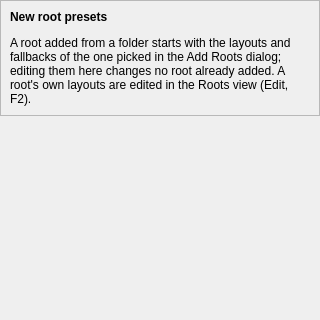
<?xml version="1.0" encoding="UTF-8"?>
<ui version="4.0">
 <class>NewRootPresetsPage</class>
 <widget class="QWidget" name="NewRootPresetsPage">
  <property name="geometry">
   <rect>
    <x>0</x>
    <y>0</y>
    <width>320</width>
    <height>320</height>
   </rect>
  </property>
  <layout class="QVBoxLayout" name="main_layout">
   <property name="leftMargin">
    <number>0</number>
   </property>
   <property name="topMargin">
    <number>0</number>
   </property>
   <property name="rightMargin">
    <number>0</number>
   </property>
   <property name="bottomMargin">
    <number>0</number>
   </property>
   <item>
    <widget class="QFrame" name="layouts_frame">
     <property name="frameShape">
      <enum>QFrame::Shape::StyledPanel</enum>
     </property>
     <property name="frameShadow">
      <enum>QFrame::Shadow::Raised</enum>
     </property>
     <layout class="QVBoxLayout" name="layouts_frame_layout">
      <item>
       <widget class="QLabel" name="layouts_frame_label">
        <property name="font">
         <font>
          <bold>true</bold>
         </font>
        </property>
        <property name="text">
         <string>New root presets</string>
        </property>
       </widget>
      </item>
      <item>
       <widget class="DefaultRootLayoutsEditor" name="default_layouts_editor"/>
      </item>
      <item>
       <widget class="WrappingLabel" name="layouts_note_label">
        <property name="text">
         <string>A root added from a folder starts with the layouts and fallbacks of the one picked in the Add Roots dialog; editing them here changes no root already added. A root's own layouts are edited in the Roots view (Edit, F2).</string>
        </property>
        <property name="wordWrap">
         <bool>true</bool>
        </property>
       </widget>
      </item>
     </layout>
    </widget>
   </item>
   <item>
    <spacer name="bottom_spacer">
     <property name="orientation">
      <enum>Qt::Orientation::Vertical</enum>
     </property>
     <property name="sizeHint" stdset="0">
      <size>
       <width>0</width>
       <height>0</height>
      </size>
     </property>
    </spacer>
   </item>
  </layout>
 </widget>
 <customwidgets>
  <customwidget>
   <class>DefaultRootLayoutsEditor</class>
   <extends>QWidget</extends>
   <header>rehuco_agent.settings.ui.default_root_layouts_editor</header>
  </customwidget>
  <customwidget>
   <class>WrappingLabel</class>
   <extends>QLabel</extends>
   <header>borco_pyside.widgets</header>
  </customwidget>
 </customwidgets>
 <resources/>
 <connections/>
</ui>
